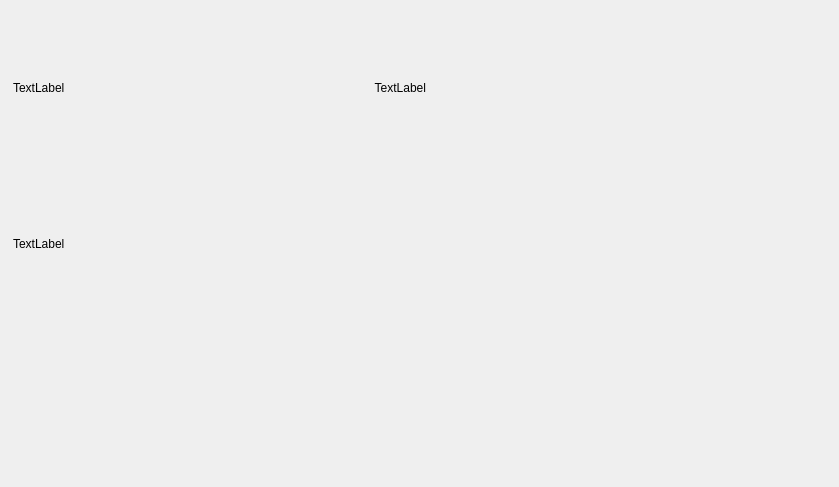
<?xml version="1.0" encoding="UTF-8"?>
<ui version="4.0">
 <class>TransactionFrame</class>
 <widget class="QFrame" name="TransactionFrame">
  <property name="geometry">
   <rect>
    <x>0</x>
    <y>0</y>
    <width>839</width>
    <height>487</height>
   </rect>
  </property>
  <property name="sizePolicy">
   <sizepolicy hsizetype="Preferred" vsizetype="Preferred">
    <horstretch>0</horstretch>
    <verstretch>0</verstretch>
   </sizepolicy>
  </property>
  <property name="minimumSize">
   <size>
    <width>0</width>
    <height>64</height>
   </size>
  </property>
  <property name="windowTitle">
   <string>Frame</string>
  </property>
  <property name="autoFillBackground">
   <bool>true</bool>
  </property>
  <property name="frameShape">
   <enum>QFrame::NoFrame</enum>
  </property>
  <property name="frameShadow">
   <enum>QFrame::Raised</enum>
  </property>
  <layout class="QHBoxLayout" name="horizontalLayout_2" stretch="0,0,0">
   <property name="leftMargin">
    <number>0</number>
   </property>
   <property name="topMargin">
    <number>0</number>
   </property>
   <property name="rightMargin">
    <number>0</number>
   </property>
   <property name="bottomMargin">
    <number>0</number>
   </property>
   <item>
    <widget class="QLabel" name="m_iconLabel">
     <property name="text">
      <string/>
     </property>
    </widget>
   </item>
   <item>
    <layout class="QVBoxLayout" name="verticalLayout">
     <property name="spacing">
      <number>0</number>
     </property>
     <item>
      <spacer name="verticalSpacer_2">
       <property name="orientation">
        <enum>Qt::Vertical</enum>
       </property>
       <property name="sizeType">
        <enum>QSizePolicy::Fixed</enum>
       </property>
       <property name="sizeHint" stdset="0">
        <size>
         <width>20</width>
         <height>10</height>
        </size>
       </property>
      </spacer>
     </item>
     <item>
      <layout class="QHBoxLayout" name="horizontalLayout" stretch="0,1">
       <property name="spacing">
        <number>20</number>
       </property>
       <item>
        <widget class="QLabel" name="m_timeLabel">
         <property name="text">
          <string>TextLabel</string>
         </property>
        </widget>
       </item>
       <item>
        <widget class="QLabel" name="m_amountLabel">
         <property name="text">
          <string>TextLabel</string>
         </property>
         <property name="alignment">
          <set>Qt::AlignRight|Qt::AlignTrailing|Qt::AlignVCenter</set>
         </property>
        </widget>
       </item>
      </layout>
     </item>
     <item>
      <widget class="QLabel" name="m_hashLabel">
       <property name="styleSheet">
        <string notr="true"/>
       </property>
       <property name="text">
        <string>TextLabel</string>
       </property>
       <property name="alignment">
        <set>Qt::AlignLeading|Qt::AlignLeft|Qt::AlignVCenter</set>
       </property>
       <property name="indent">
        <number>-1</number>
       </property>
       <property name="textInteractionFlags">
        <set>Qt::NoTextInteraction</set>
       </property>
      </widget>
     </item>
     <item>
      <widget class="QLabel" name="m_messageLabel">
       <property name="styleSheet">
        <string notr="true">QHeaderView::section {
	background-color: rgb(220, 220, 220);
	color: rgb(0, 0, 0);
	font-family: Poppins;
    font-size: 12px;
    border: 0px solid white;
	border-bottom: 1px solid black;
   height: 35px;
}

QTreeView::item
{
    font: 10px;
	color: rgb(0, 0, 0);
    height: 30px;
}

QTreeView::branch:selected {
	background-color: rgb(170, 0, 0);
	color: black;
}

QWidget:item:selected {
	background-color: rgb(220, 220, 220);
	color: rgb(0, 0, 0);
}</string>
       </property>
       <property name="text">
        <string/>
       </property>
      </widget>
     </item>
     <item>
      <spacer name="verticalSpacer">
       <property name="orientation">
        <enum>Qt::Vertical</enum>
       </property>
       <property name="sizeType">
        <enum>QSizePolicy::Fixed</enum>
       </property>
       <property name="sizeHint" stdset="0">
        <size>
         <width>20</width>
         <height>10</height>
        </size>
       </property>
      </spacer>
     </item>
    </layout>
   </item>
   <item>
    <spacer name="horizontalSpacer">
     <property name="orientation">
      <enum>Qt::Horizontal</enum>
     </property>
     <property name="sizeHint" stdset="0">
      <size>
       <width>40</width>
       <height>20</height>
      </size>
     </property>
    </spacer>
   </item>
  </layout>
 </widget>
 <resources/>
 <connections/>
</ui>
